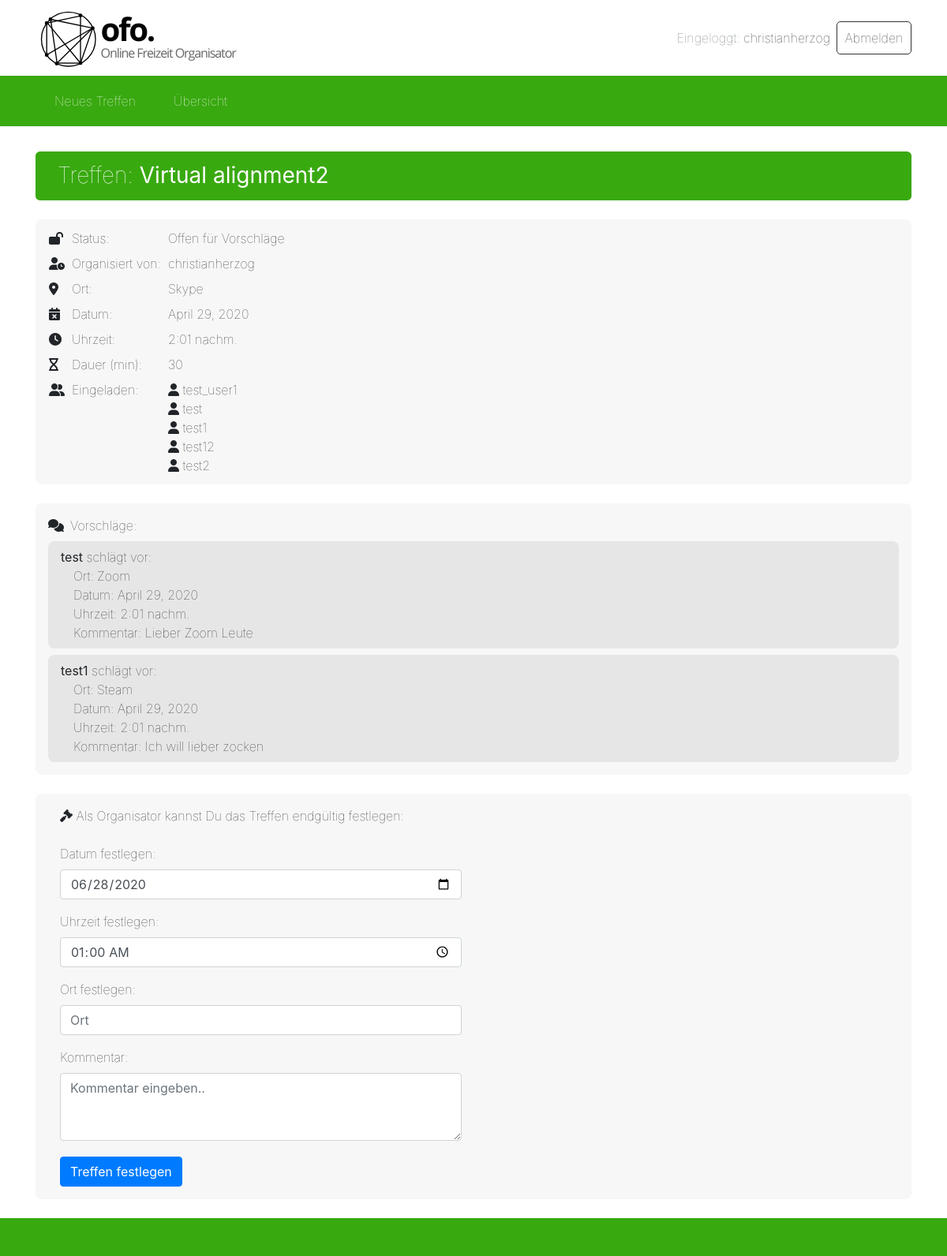
Screenshot of /events/22/ (signed in) with the database file from the repository.
### events/models.py (models this page shows, shortened)
class Event(models.Model):
    title = models.CharField(max_length=100)  # title/short description of the event
    organisator = models.ForeignKey(User, on_delete=models.CASCADE, related_name='organisator')  # user that created
    status = models.ForeignKey(Status, on_delete=models.CASCADE)  # status can be OPEN or DECIDED
    date = models.DateField()  # date of the event
    time = models.TimeField()  # time of the event
    duration = models.IntegerField() # duration in minutes
    place = models.CharField(max_length=100)  # place of the event
    guests = models.ManyToManyField(User, related_name='guests')   # many to many field for all the users that are
    comment = models.CharField(max_length=200)  # comment that is given from the organisator when he determines
    def get_event_status_str(self):
        if self.status.status == STATUS_OPEN:
            return 'Offen für Vorschläge'
        else:
            return 'Termin festgelegt'
    def event_is_open(self):
        if self.status.status == STATUS_OPEN:
            return True
        else:
            return False

class Status(models.Model):
    STATUS = (
        (STATUS_OPEN, 'OPEN'),
        (STATUS_DECIDED, 'DECIDED')
    )
    status = models.IntegerField(choices=STATUS)

class Proposal(models.Model):
    event = models.ForeignKey(Event, on_delete=models.CASCADE)  # the key of the event to which this proposal belongs
    date = models.DateField()  # proposed date
    time = models.TimeField()  # proposed time
    place = models.CharField(max_length=100)  # proposed place
    comment = models.CharField(max_length=200)  # custom comment from the user
    author = models.ForeignKey(User, on_delete=models.CASCADE, related_name='author_user')  # the key of the user

### events/views.py (the view)
# urls.py: path('<int:event_id>/', views.detail, name='detail'),
@login_required(login_url='/login')  # login is required for showing the details of an event
def detail(request, event_id):
    try:
        event = Event.objects.get(pk=event_id)
    except Event.DoesNotExist:
        return redirect('overview')
    if event.organisator == request.user:
        is_organisator = True
    else:
        is_organisator = False
    if is_organisator and event.status.status == STATUS_OPEN:
        if request.method == 'POST':
            determine_event_form = DetermineEventForm(request.POST)
            if determine_event_form.is_valid():
                event.status = Status.objects.get(status=STATUS_DECIDED)
                event.date = determine_event_form.cleaned_data['date']
                event.time = determine_event_form.cleaned_data['time']
                event.place = determine_event_form.cleaned_data['place']
                event.comment = determine_event_form.cleaned_data['comment']
                event.save()
                event.refresh_from_db()
                determine_event_form = None
        else:
            determine_event_form = DetermineEventForm()
    else:
        determine_event_form = None
    try:
        Proposal.objects.filter(event=event).get(author=request.user)
        user_did_proposal = True
    except Proposal.DoesNotExist:
        user_did_proposal = False
    if not is_organisator and not user_did_proposal and event.status.status == STATUS_OPEN:
        if request.method == 'POST':
            proposal_form = ProposalForm(request.POST)
            if proposal_form.is_valid():
                new_proposal = Proposal.objects.create(event=event, date=proposal_form.cleaned_data['date'],
                                                       time=proposal_form.cleaned_data['time'],
                                                       place=proposal_form.cleaned_data['place'],
                                                       comment=proposal_form.cleaned_data['comment'],
                                                       author=request.user)
                user_did_proposal = True
        else:
            proposal_form = ProposalForm()
    else:
        proposal_form = None
    status = 'Offen für Vorschläge' if event.status == Status.objects.get(status=STATUS_OPEN) else 'Termin festgelegt'
    proposals = Proposal.objects.filter(event=event)
    guests = event.guests.all()
    context = {'proposal_form': proposal_form, 'determine_event_form': determine_event_form,
               'is_organisator': is_organisator, 'user_did_proposal': user_did_proposal,
               'event': event, 'guests': guests, 'status': status, 'proposals': proposals,
               'is_open_for_proposals': event.status.status == STATUS_OPEN}
    template = loader.get_template('events/events_detail.html')
    return HttpResponse(template.render(context, request))

### events/forms.py
class DetermineEventForm(forms.Form):
    date = forms.DateField(label='Datum festlegen', initial=datetime.now().strftime("%Y-%m-%d"),
                           widget=forms.widgets.DateInput(attrs={'class': 'form-control', 'type': 'date'}))
    time = forms.TimeField(label='Uhrzeit festlegen', initial=datetime.now().strftime("%H:%M"),
                           widget=forms.widgets.TimeInput(attrs={'class': 'form-control', 'type': 'time'}))
    place = forms.CharField(label='Ort festlegen', max_length=50, widget=forms.TextInput(
        attrs={'class': 'form-control', 'placeholder': 'Ort'}))
    comment = forms.CharField(label='Kommentar', max_length=200, widget=forms.widgets.Textarea(
        attrs={'class': 'form-control', 'placeholder': 'Kommentar eingeben..', 'rows': '3'}))

### events/templates/events/events_detail.html (shortened to what this page needs)
{% extends "base.html" %}
{% block head_css_page %}
  {% load static %}
  <link rel="stylesheet" type="text/css" href="{% static 'events/css/styles.css' %}">
{% endblock head_css_page %}
{% block content %}
  <h3 class="mb-4 table-header">Treffen: <strong>{{ event.title }}</strong></h3>
  <div class="event-infos">
    <table>
      <tr>
        <td class="pt-1 pb-1">
          {% if event.event_is_open %}
            <i class="fas fa-lock-open" title="Offen für Vorschläge"></i>
          {% else %}
            <i class="fas fa-lock" title="Termin festgelegt"></i>
          {% endif %}
        </td>
        <td class="pt-1 pb-1 pl-2">Status:</td>
        <td class="pt-1 pb-1 pl-2">{{ event.get_event_status_str }}</td>
      </tr>
      <tr>
        <td class="pt-1 pb-1">
          <i class="fas fa-user-clock"></i>
        </td>
        <td class="pt-1 pb-1 pl-2">Organisiert von:</td>
        <td class="pt-1 pb-1 pl-2">{{ event.organisator.username }}</td>
      </tr>
      <tr>
        <td class="pt-1 pb-1">
          <i class="fas fa-map-marker-alt"></i>
        </td>
        <td class="pt-1 pb-1 pl-2">Ort:</td>
        <td class="pt-1 pb-1 pl-2">{{ event.place }}</td>
      </tr>
      <tr>
        <td class="pt-1 pb-1">
          <i class="fas fa-calendar-times"></i>
        </td>
        <td class="pt-1 pb-1 pl-2">Datum:</td>
        <td class="pt-1 pb-1 pl-2">{{ event.date }}</td>
      </tr>
      <tr>
        <td class="pt-1 pb-1">
          <i class="fas fa-clock"></i>
        </td>
        <td class="pt-1 pb-1 pl-2">Uhrzeit:</td>
        <td class="pt-1 pb-1 pl-2">{{ event.time }}</td>
      </tr>
      <tr>
        <td class="pt-1 pb-1">
          <i class="fas fa-hourglass"></i>
        </td>
        <td class="pt-1 pb-1 pl-2">Dauer (min):</td>
        <td class="pt-1 pb-1 pl-2">{{ event.duration }}</td>
      </tr>
      <tr>
        <td class="pt-1 pb-1" style="vertical-align: top;">
          <i class="fas fa-user-friends"></i>
        </td>
        <td class="pt-1 pb-1 pl-2" style="vertical-align: top;">Eingeladen:</td>
        <td class="pt-1 pb-1 pl-2">
          {% for guest in guests %}
            <i class="fas fa-user"></i> {{ guest.username }}<br>
          {% endfor %}
        </td>
      </tr>
    </table>
  </div>
  <div class="mt-4 proposals">
    <i class="fas fa-comments"></i><span class="pl-2">Vorschläge:</span>
    <div class="mt-2">
    {% if not proposals %}
      Es gibt noch keine Vorschläge.
    {% else %}
      {% for proposal in proposals %}
        {% include "events/events_detail_proposal_partial.html" %}
      {% endfor %}
    {% endif %}
    </div>
  </div>
  {% if is_organisator and determine_event_form %}
    {% with form=determine_event_form %}
      {% include "events/events_detail_determine_partial.html" %}
    {% endwith %}
  {% endif %}
{% endblock content %}

### templates/base.html (shortened to what this page needs)
<!DOCTYPE html>
<html>
<head>
    {% block head_css %}
        {% block head_css_site %}
            <link rel="stylesheet" href="https://stackpath.bootstrapcdn.com/bootstrap/4.4.1/css/bootstrap.min.css">
            {% load static %}
            <link rel="stylesheet" type="text/css" href="{% static 'base.css' %}">
            <link rel="stylesheet" type="text/css" href="{% static 'header.css' %}">
        {% endblock head_css_site %}
        {% block head_css_page %}
        {% endblock head_css_page %}
    {% endblock head_css %}
</head>
<body>
    <div class="container-fluid headerbar">
        <div class="container d-flex align-items-center">
        {% block logo %}
            <div style="flex: 1;">
                <img class="logo" src="{% static 'logo_183_55.svg' %}">
            </div>
        {% endblock logo %}
        {% block header %}
            {% if request.user.is_authenticated %}
                <div class="d-flex login-buttons logout-buttons">
                    <div class="d-flex align-items-center mr-2"><span class="text-secondary">Eingeloggt:&nbsp;</span><span>{{ request.user.username }}</span></div>
                    <a href="/logout" class="logout">Abmelden</a>
                </div>
            {% else %}
               <div class="d-flex login-buttons">
                    <a href="/login">Login</a>
                    <a href="/signup">Registrieren</a>
                </div>
            {% endif %}
        {% endblock header %}
        </div>
    </div>
    <div class="container-fluid menubar">
        <div class="container d-flex flex-row align-items-center">
        {% block menu %}
            <a href="/events/new">
                Neues Treffen
            </a>
            <a href="/events">
                Übersicht
            </a>
        {% endblock menu %}
        </div>
    </div>
    <div class="container">
        {% block content %}
        {% endblock content %}
    </div>
    <div class="container-fluid footer">
    </div>
</body>
</html>

### events/templates/events/events_detail_proposal_partial.html
<div class="proposal mt-2">
  <div>
    <strong>{{ proposal.author.username }}</strong> schlägt vor:
  </div>
  <div class="proposal-details">
    <div>Ort: {{ proposal.place }}</div>
    <div>Datum: {{ proposal.date }}</div>
    <div>Uhrzeit: {{ proposal.time }}</div>
    <div>Kommentar: {{ proposal.comment }}</div>
  </div>
</div>

### static/base.css (style rules this page uses)
body { min-height: 100vh; padding-bottom: 3em; position: relative; }
.footer { position: absolute; bottom: 0; background-color: #39a910; height: 3em; }

### static/header.css (style rules this page uses)
.headerbar { background-color: white; font-weight: lighter; }
.headerbar > .container { height: 6em; }
.logo { height: 5em; width: auto; }
.menubar { font-weight: lighter; background-color: #39a910; }
.menubar > .container { height: 4em; margin-bottom: 2em; }
.login-buttons a { text-decoration: none; color: inherit; border: 1px solid rgba(0, 0, 0, 0.8); border-radius: 5px; padding: 0.5em 0.6em; transition: 0.3s ease; }
.menubar a { padding: 0 1.5em; color: white; text-decoration: none; line-height: 4em; height: 100%; transition: 0.3s ease; font-weight: lighter; }

### events/static/events/css/styles.css (style rules this page uses)
.event-infos { background-color: rgb(247, 247, 247); border-radius: 0.5em; margin-bottom: 0.5em; padding: 0.5em 1em; font-weight: lighter; }
.event-infos tr { margin-bottom: 4em; }
h3.table-header { background-color: #39a910; color: white; font-weight: lighter; padding: 0.5em 1em; border-radius: 0.2em; }
.proposals { background-color: rgb(247, 247, 247); border-radius: 0.5em; margin-bottom: 0.5em; padding: 1em 1em; font-weight: lighter; }
.proposal { background-color: rgb(230, 230, 230); padding: 0.5em 1em; border-radius: 0.5em; }
.proposal-details { padding-left: 1em; }

### rows the page displays
Event: title "Virtual alignment2", get_event_status_str "Offen für Vorschläge", organisator.username "christianherzog", place "Skype", date "April 29, 2020", time "2:01 nachm.", duration "30"
Proposal: author.username "test", place "Zoom", date "April 29, 2020", time "2:01 nachm.", comment "Lieber Zoom Leute"
Proposal: author.username "test1", place "Steam", date "April 29, 2020", time "2:01 nachm.", comment "Ich will lieber zocken"

### other values shown
{{ request.user.username }} "christianherzog"
{{ guest.username }} "test_user1"
{{ guest.username }} "test"
{{ guest.username }} "test1"
{{ guest.username }} "test12"
{{ guest.username }} "test2"
